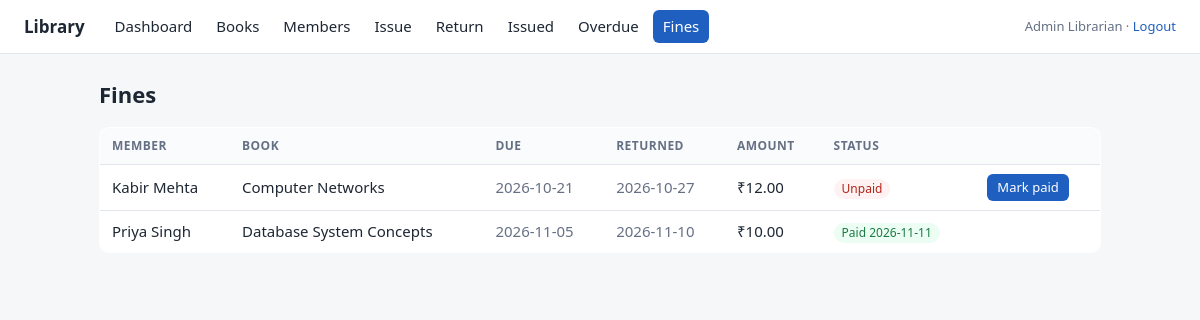
/fines.php (signed in), run on the app's committed database.
### tables this page shows
CREATE TABLE fine (
    fine_id     INT AUTO_INCREMENT PRIMARY KEY,
    issue_id    INT NOT NULL UNIQUE,
    amount      DECIMAL(8,2) NOT NULL,
    paid_status ENUM('Paid','Unpaid') NOT NULL DEFAULT 'Unpaid',
    paid_date   DATE NULL DEFAULT NULL,
    CONSTRAINT chk_fine_amount CHECK (amount > 0),
    CONSTRAINT chk_fine_paid   CHECK ((paid_status = 'Paid'   AND paid_date IS NOT NULL)
                                   OR (paid_status = 'Unpaid' AND paid_date IS NULL)),
    CONSTRAINT fk_fine_issue   FOREIGN KEY (issue_id) REFERENCES issue(issue_id)
);

CREATE TABLE member (
    member_id   INT AUTO_INCREMENT PRIMARY KEY,
    name        VARCHAR(100) NOT NULL,
    email       VARCHAR(100) NOT NULL UNIQUE,
    phone       VARCHAR(15),
    member_type ENUM('Student','Faculty') NOT NULL,
    join_date   DATE NOT NULL,
    status      ENUM('Active','Suspended') NOT NULL DEFAULT 'Active'
);

CREATE TABLE book (
    book_id          INT AUTO_INCREMENT PRIMARY KEY,
    isbn             VARCHAR(20)  NOT NULL UNIQUE,
    title            VARCHAR(150) NOT NULL,
    author           VARCHAR(100) NOT NULL,
    publisher        VARCHAR(100),
    pub_year         SMALLINT,
    category_id      INT NOT NULL,
    total_copies     INT NOT NULL DEFAULT 1,
    available_copies INT NOT NULL DEFAULT 1,
    CONSTRAINT chk_book_copies  CHECK (total_copies >= 0 AND available_copies >= 0
                                       AND available_copies <= total_copies),
    CONSTRAINT chk_book_year    CHECK (pub_year IS NULL OR pub_year BETWEEN 1000 AND 2100),
    CONSTRAINT fk_book_category FOREIGN KEY (category_id) REFERENCES category(category_id),
    INDEX idx_book_title (title),
    INDEX idx_book_author (author)
);

CREATE TABLE issue (
    issue_id    INT AUTO_INCREMENT PRIMARY KEY,
    book_id     INT NOT NULL,
    member_id   INT NOT NULL,
    staff_id    INT NOT NULL,
    issue_date  DATE NOT NULL,
    due_date    DATE NOT NULL,
    return_date DATE NULL DEFAULT NULL,           
    CONSTRAINT chk_issue_due    CHECK (due_date >= issue_date),
    CONSTRAINT chk_issue_return CHECK (return_date IS NULL OR return_date >= issue_date),
    CONSTRAINT fk_issue_book    FOREIGN KEY (book_id)   REFERENCES book(book_id),
    CONSTRAINT fk_issue_member  FOREIGN KEY (member_id) REFERENCES member(member_id),
    CONSTRAINT fk_issue_staff   FOREIGN KEY (staff_id)  REFERENCES staff(staff_id),
    INDEX idx_issue_open (return_date, due_date)
);

### includes/functions.php (called while the page is built, shortened)
<?php
function e($v): string { return htmlspecialchars((string)$v, ENT_QUOTES, 'UTF-8'); }
function money($v): string { return '₹' . number_format((float)$v, 2); }

### fines.php (the view, shortened to what this page needs)
<?php
require 'includes/db.php';
require 'includes/functions.php';
$rows = $pdo->query(
    "SELECT f.fine_id, f.amount, f.paid_status, f.paid_date, b.title, m.name AS member_name, i.due_date, i.return_date
     FROM fine f
     JOIN issue i  ON i.issue_id  = f.issue_id
     JOIN book b   ON b.book_id   = i.book_id
     JOIN member m ON m.member_id = i.member_id
     ORDER BY f.paid_status DESC, f.fine_id DESC"
)->fetchAll();
require 'includes/header.php';
?>
<div class="table-wrap">
<table>
  <tr><th>Member</th><th>Book</th><th>Due</th><th>Returned</th><th>Amount</th><th>Status</th><th></th></tr>
  <?php foreach ($rows as $r): ?>
  <tr>
    <td><?= e($r['member_name']) ?></td>
    <td><?= e($r['title']) ?></td>
    <td class="muted"><?= e($r['due_date']) ?></td>
    <td class="muted"><?= e($r['return_date']) ?></td>
    <td><?= money($r['amount']) ?></td>
    <td><?= $r['paid_status'] === 'Paid'
          ? '<span class="tag ok">Paid ' . e($r['paid_date']) . '</span>'
          : '<span class="tag bad">Unpaid</span>' ?></td>
    <td>
      <?php if ($r['paid_status'] === 'Unpaid'): ?>
      <form class="inline" method="post">
        <button class="small">Mark paid</button>
      </form>
      <?php endif; ?>
    </td>
  </tr>
  <?php endforeach; ?>
</table>
</div>
<?php require 'includes/footer.php'; ?>

### assets/style.css (style rules this page uses)
:root { --bg: #f6f7f9; --card: #fff; --ink: #1d2733; --muted: #667085; --line: #e2e6ec; --accent: #1f5fbf; --ok: #1b7a43; --bad: #b42318; --warn: #b54708; }
* { box-sizing: border-box; }
body { margin: 0; background: var(--bg); color: var(--ink); font: 15px/1.5 system-ui, -apple-system, "Segoe UI", Roboto, sans-serif; }
table { width: 100%; border-collapse: collapse; background: var(--card); border: 1px solid var(--line); border-radius: 10px; overflow: hidden; }
th, td { text-align: left; padding: 9px 12px; border-bottom: 1px solid var(--line); vertical-align: middle; }
th { background: #fafbfc; font-size: 12px; text-transform: uppercase; letter-spacing: .04em; color: var(--muted); }
tr:last-child td { border-bottom: 0; }
.table-wrap { overflow-x: auto; }
button, .btn { display: inline-block; padding: 8px 16px; border: 0; border-radius: 6px; background: var(--accent); color: #fff; font: inherit; cursor: pointer; }
button.small, .btn.small { padding: 4px 10px; font-size: 13px; }
form.inline { display: inline; }
.tag { display: inline-block; padding: 1px 8px; border-radius: 99px; font-size: 12px; background: var(--bg); }
.tag.bad { background: #fef3f2; color: var(--bad); }
.tag.ok { background: #ecfdf3; color: var(--ok); }
.muted { color: var(--muted); }

### data on the page
fine: member.name "Kabir Mehta", book.title "Computer Networks", issue.due_date "2026-10-21", issue.return_date "2026-10-27", amount "₹12.00", paid_status "Unpaid"
fine: member.name "Priya Singh", book.title "Database System Concepts", issue.due_date "2026-11-05", issue.return_date "2026-11-10", amount "₹10.00", paid_date "2026-11-11"

### other printed values
$label "Dashboard"
$label "Books"
$label "Members"
$label "Issue"
$label "Return"
$label "Issued"
$label "Overdue"
$label "Fines"
$_SESSION['staff_name'] "Admin Librarian"
$title "Fines"
